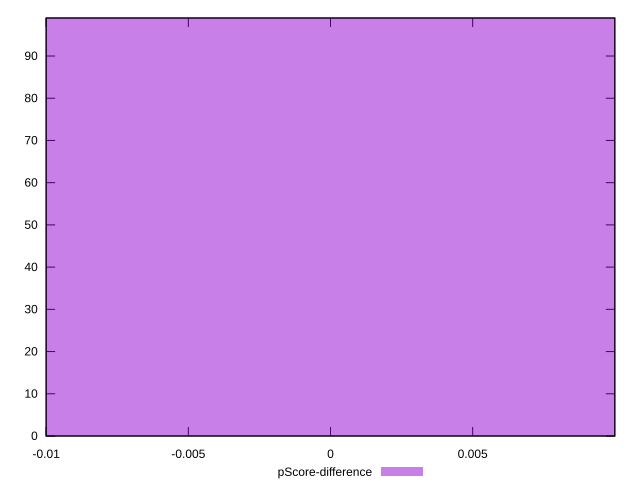

The script that saved this image:
reset

$pScoreDifference <<EOF
0 99
EOF

set key outside below
set boxwidth 0.1
set xrange [-0.010000661951114367:0.009999338048885633]
set yrange [0:99]
set trange [0:99]
set style fill transparent solid 0.5 noborder
set terminal svg size 640, 490 enhanced background rgb 'white'
set output "reports/report_00030_2021-02-24T20-42-31.540Z/estimated-input-latency/samples/card/pScore-difference/histogram.svg"

plot $pScoreDifference title "pScore-difference" with boxes

reset
